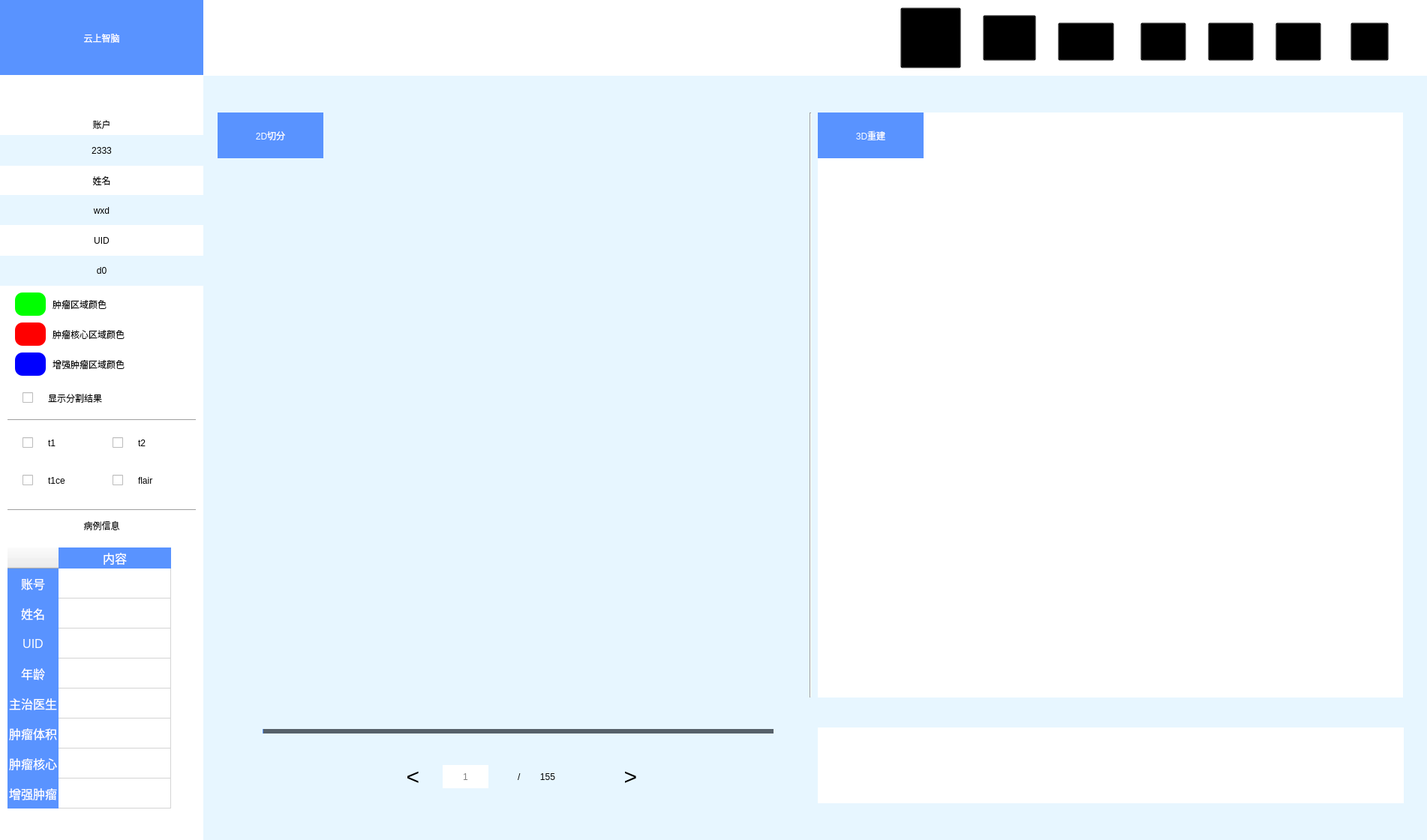
<?xml version="1.0" encoding="UTF-8"?>
<ui version="4.0">
 <class>Form</class>
 <widget class="QWidget" name="Form">
  <property name="geometry">
   <rect>
    <x>0</x>
    <y>0</y>
    <width>1902</width>
    <height>1120</height>
   </rect>
  </property>
  <property name="mouseTracking">
   <bool>false</bool>
  </property>
  <property name="windowTitle">
   <string>Brain Dancer Diagnosis</string>
  </property>
  <property name="styleSheet">
   <string notr="true">#Form{
	background-color: rgb(231, 246, 255);
}
#pushButton {
	image:url(icon/1.png);
	background-color:transparent; 
}
#pushButton:hover{
	image:url(icon/1_1.png);
}
#pushButton_2 {
	image:url(icon/2.png);
	background-color:transparent; 
}
#pushButton_2:hover{
	image:url(icon/2_1.png);
}
#pushButton_3 {
	image:url(icon/3.png);
	background-color:transparent; 
}
#pushButton_3:hover{
	image:url(icon/3_1.png);
}
#pushButton_4 {
	image:url(icon/5.png);
	background-color:transparent; 
}
#pushButton_4:hover{
	image:url(icon/5_1.png);
}
#pushButton_5 {
	image:url(icon/12.png);
	background-color:transparent; 
}
#pushButton_5:hover{
	image:url(icon/12_1.png);
}
#pushButton_6 {
	image:url(icon/6.png);
	background-color:transparent; 
}
#pushButton_6:hover{
	image:url(icon/6_1.png);
}
#pushButton_8 {
	image:url(icon/6.png);
	background-color:transparent; 
}
#pushButton_8:hover{
	image:url(icon/6_1.png);
}
#pushButton_9 {
	image:url(icon/9.png);
	background-color:transparent; 
}
#pushButton_9:hover{
	image:url(icon/9_1.png);
}
#pushButton_10 {
    color: black;
    float: left;
    text-decoration: none;
    transition: background-color .3s;
    font-size: 30px;
}
#pushButton_10:hover{    
    background-color: rgb(198, 204, 209);
    color: black;
    /*border: 1px solid #ddd;*/
	font-size: 40px;
}
#pushButton_11 {
    color: black;
    float: left;
    text-decoration: none;
    transition: background-color .3s;
    font-size: 30px;
}
#pushButton_11:hover{    
    background-color: rgb(198, 204, 209);
    color: black;
    /*border: 1px solid #ddd;*/
	font-size: 40px;
}
/*QComboBox::drop-down {
subcontrol-origin: padding;
subcontrol-position: top right;
width: 30px;
border-left-width: 0px;
border-left-color: gray;
border-left-style: solid;
border-top-right-radius: 3px;
border-bottom-right-radius: 3px;
}
QComboBox::down-arrow {
	image: url(icon/8.png);
}
QComboBox::down-arrow:hover {
	image: url(icon/7.png);
}*/
QSlider::add-page:Horizontal
     {     
        background-color: rgb(87, 97, 106);
        height:4px;
     }
     QSlider::sub-page:Horizontal 
    {
        /*background-color:qlineargradient(spread:pad, x1:0, y1:0, x2:1, y2:0, stop:0 rgba(231,80,229, 255), stop:1 rgba(7,208,255, 255));*/
		
		background-color: rgb(89, 147, 255);
        height:4px;
     }
    QSlider::groove:Horizontal 
    {
        background:transparent;
        height:6px;
    }
    QSlider::handle:Horizontal 
    {
        height: 50px;
        width:30px;
        border-image: url(icon/10.png);
        margin: -8 0px; 
    }
QCheckBox::indicator::unchecked {   
    image: url(icon/11_1.png);
    height: 20px;
    width:20px;
}
QCheckBox::indicator::checked { 
    image: url(icon/11.png);
    height: 20px;
    width:20px;
}
QCheckBox{
    spacing: 20px;
}
QHeaderView                    
{
    background:transparent; 
}
QHeaderView::section          
{
    font-size:16px;               
    font-family:&quot;微软雅黑&quot;; 
    color:#FFFFFF;                   
	background-color: rgb(89, 147, 255);                 
	border:none;             
          
}
QTableWidget                  
{
    background:#FFFFFF;          
    border:none;                   
 
    font-size:16px;                
    font-family:&quot;微软雅黑&quot;; 
    color:#666666;               
}
QTableWidget::item::selected      
{                       
	color: rgb(0, 0, 0); 
	background-color: rgb(227, 227, 227);
}            </string>
  </property>
  <widget class="QLabel" name="label_7">
   <property name="geometry">
    <rect>
     <x>263</x>
     <y>0</y>
     <width>1641</width>
     <height>101</height>
    </rect>
   </property>
   <property name="styleSheet">
    <string notr="true">background-color: rgb(255, 255, 255);</string>
   </property>
   <property name="text">
    <string/>
   </property>
  </widget>
  <widget class="QLabel" name="label_11">
   <property name="geometry">
    <rect>
     <x>0</x>
     <y>0</y>
     <width>271</width>
     <height>101</height>
    </rect>
   </property>
   <property name="styleSheet">
    <string notr="true">font: 25pt &quot;楷体&quot;;
color: rgb(255, 255, 255);
background-color: rgb(89, 147, 255);</string>
   </property>
   <property name="text">
    <string>云上智脑</string>
   </property>
   <property name="alignment">
    <set>Qt::AlignCenter</set>
   </property>
  </widget>
  <widget class="QPushButton" name="pushButton">
   <property name="geometry">
    <rect>
     <x>1610</x>
     <y>30</y>
     <width>61</width>
     <height>51</height>
    </rect>
   </property>
   <property name="text">
    <string/>
   </property>
  </widget>
  <widget class="QPushButton" name="pushButton_2">
   <property name="geometry">
    <rect>
     <x>1520</x>
     <y>30</y>
     <width>61</width>
     <height>51</height>
    </rect>
   </property>
   <property name="text">
    <string/>
   </property>
  </widget>
  <widget class="QPushButton" name="pushButton_3">
   <property name="geometry">
    <rect>
     <x>1200</x>
     <y>10</y>
     <width>81</width>
     <height>81</height>
    </rect>
   </property>
   <property name="text">
    <string/>
   </property>
  </widget>
  <widget class="QLabel" name="label_3">
   <property name="geometry">
    <rect>
     <x>0</x>
     <y>100</y>
     <width>271</width>
     <height>51</height>
    </rect>
   </property>
   <property name="styleSheet">
    <string notr="true">background-color: rgb(255, 255, 255);</string>
   </property>
   <property name="text">
    <string/>
   </property>
  </widget>
  <widget class="QLabel" name="label_4">
   <property name="geometry">
    <rect>
     <x>0</x>
     <y>150</y>
     <width>271</width>
     <height>31</height>
    </rect>
   </property>
   <property name="styleSheet">
    <string notr="true">font: 15pt &quot;华文楷体&quot;;
background-color: rgb(255, 255, 255);</string>
   </property>
   <property name="text">
    <string>账户</string>
   </property>
   <property name="alignment">
    <set>Qt::AlignCenter</set>
   </property>
  </widget>
  <widget class="QLabel" name="label_5">
   <property name="geometry">
    <rect>
     <x>0</x>
     <y>220</y>
     <width>271</width>
     <height>41</height>
    </rect>
   </property>
   <property name="styleSheet">
    <string notr="true">font: 15pt &quot;华文楷体&quot;;
background-color: rgb(255, 255, 255);</string>
   </property>
   <property name="text">
    <string>姓名</string>
   </property>
   <property name="alignment">
    <set>Qt::AlignCenter</set>
   </property>
  </widget>
  <widget class="QPushButton" name="pushButton_9">
   <property name="geometry">
    <rect>
     <x>1700</x>
     <y>30</y>
     <width>61</width>
     <height>51</height>
    </rect>
   </property>
   <property name="text">
    <string/>
   </property>
  </widget>
  <widget class="QLabel" name="label_6">
   <property name="geometry">
    <rect>
     <x>0</x>
     <y>380</y>
     <width>271</width>
     <height>811</height>
    </rect>
   </property>
   <property name="styleSheet">
    <string notr="true">background-color: rgb(255, 255, 255);</string>
   </property>
   <property name="text">
    <string/>
   </property>
  </widget>
  <widget class="QLabel" name="label_9">
   <property name="geometry">
    <rect>
     <x>1090</x>
     <y>150</y>
     <width>780</width>
     <height>780</height>
    </rect>
   </property>
   <property name="styleSheet">
    <string notr="true">background-color: rgb(255, 255, 255);
</string>
   </property>
   <property name="text">
    <string/>
   </property>
  </widget>
  <widget class="QLabel" name="label_12">
   <property name="geometry">
    <rect>
     <x>290</x>
     <y>150</y>
     <width>141</width>
     <height>61</height>
    </rect>
   </property>
   <property name="styleSheet">
    <string notr="true">background-color: rgb(89, 147, 255);
color: rgb(255, 255, 255);
/*border-top-left-radius:30px;
border-top-right-radius:0;
border-bottom-right-radius:30px;
border-bottom-left-radius:0;*/
font: 12pt &quot;微软雅黑&quot;;</string>
   </property>
   <property name="text">
    <string>2D切分</string>
   </property>
   <property name="alignment">
    <set>Qt::AlignCenter</set>
   </property>
  </widget>
  <widget class="QLabel" name="label_13">
   <property name="geometry">
    <rect>
     <x>1090</x>
     <y>150</y>
     <width>141</width>
     <height>61</height>
    </rect>
   </property>
   <property name="styleSheet">
    <string notr="true">color: rgb(255, 255, 255);
font: 12pt &quot;微软雅黑&quot;;
background-color: rgb(89, 147, 255);</string>
   </property>
   <property name="text">
    <string>3D重建</string>
   </property>
   <property name="alignment">
    <set>Qt::AlignCenter</set>
   </property>
  </widget>
  <widget class="QSlider" name="horizontalSlider">
   <property name="geometry">
    <rect>
     <x>350</x>
     <y>960</y>
     <width>681</width>
     <height>31</height>
    </rect>
   </property>
   <property name="styleSheet">
    <string notr="true"/>
   </property>
   <property name="minimum">
    <number>1</number>
   </property>
   <property name="maximum">
    <number>155</number>
   </property>
   <property name="value">
    <number>1</number>
   </property>
   <property name="orientation">
    <enum>Qt::Horizontal</enum>
   </property>
  </widget>
  <widget class="QLineEdit" name="lineEdit_3">
   <property name="geometry">
    <rect>
     <x>590</x>
     <y>1020</y>
     <width>61</width>
     <height>31</height>
    </rect>
   </property>
   <property name="styleSheet">
    <string notr="true">font: 12pt &quot;微软雅黑&quot;;</string>
   </property>
   <property name="frame">
    <bool>false</bool>
   </property>
   <property name="alignment">
    <set>Qt::AlignCenter</set>
   </property>
   <property name="placeholderText">
    <string>1</string>
   </property>
  </widget>
  <widget class="QLabel" name="label_14">
   <property name="geometry">
    <rect>
     <x>690</x>
     <y>1020</y>
     <width>121</width>
     <height>31</height>
    </rect>
   </property>
   <property name="styleSheet">
    <string notr="true">font: 12pt &quot;微软雅黑&quot;;</string>
   </property>
   <property name="text">
    <string>/        155</string>
   </property>
  </widget>
  <widget class="QLabel" name="label_17">
   <property name="geometry">
    <rect>
     <x>20</x>
     <y>390</y>
     <width>41</width>
     <height>31</height>
    </rect>
   </property>
   <property name="styleSheet">
    <string notr="true">background-color: rgb(0, 255, 0);
border-radius: 10px;</string>
   </property>
   <property name="text">
    <string/>
   </property>
  </widget>
  <widget class="QLabel" name="label_18">
   <property name="geometry">
    <rect>
     <x>20</x>
     <y>430</y>
     <width>41</width>
     <height>31</height>
    </rect>
   </property>
   <property name="styleSheet">
    <string notr="true">background-color: rgb(255, 0, 0);
border-radius: 10px;</string>
   </property>
   <property name="text">
    <string/>
   </property>
  </widget>
  <widget class="QCheckBox" name="checkBox">
   <property name="geometry">
    <rect>
     <x>30</x>
     <y>510</y>
     <width>231</width>
     <height>41</height>
    </rect>
   </property>
   <property name="styleSheet">
    <string notr="true">font: 12pt &quot;微软雅黑&quot;;</string>
   </property>
   <property name="text">
    <string>显示分割结果</string>
   </property>
  </widget>
  <widget class="QCheckBox" name="checkBox_1">
   <property name="geometry">
    <rect>
     <x>30</x>
     <y>570</y>
     <width>111</width>
     <height>41</height>
    </rect>
   </property>
   <property name="styleSheet">
    <string notr="true">font: 12pt &quot;微软雅黑&quot;;</string>
   </property>
   <property name="text">
    <string>t1</string>
   </property>
   <attribute name="buttonGroup">
    <string notr="true">buttonGroup</string>
   </attribute>
  </widget>
  <widget class="Line" name="line">
   <property name="geometry">
    <rect>
     <x>1070</x>
     <y>150</y>
     <width>20</width>
     <height>780</height>
    </rect>
   </property>
   <property name="orientation">
    <enum>Qt::Vertical</enum>
   </property>
  </widget>
  <widget class="QPushButton" name="pushButton_10">
   <property name="geometry">
    <rect>
     <x>520</x>
     <y>1000</y>
     <width>61</width>
     <height>71</height>
    </rect>
   </property>
   <property name="styleSheet">
    <string notr="true">background-color: rgb(231, 246, 255);</string>
   </property>
   <property name="text">
    <string>&lt;</string>
   </property>
   <property name="flat">
    <bool>true</bool>
   </property>
  </widget>
  <widget class="QPushButton" name="pushButton_11">
   <property name="geometry">
    <rect>
     <x>810</x>
     <y>1000</y>
     <width>61</width>
     <height>71</height>
    </rect>
   </property>
   <property name="mouseTracking">
    <bool>false</bool>
   </property>
   <property name="styleSheet">
    <string notr="true">background-color: rgb(231, 246, 255);</string>
   </property>
   <property name="text">
    <string>&gt;</string>
   </property>
   <property name="autoDefault">
    <bool>false</bool>
   </property>
   <property name="flat">
    <bool>true</bool>
   </property>
  </widget>
  <widget class="QLineEdit" name="lineEdit_4">
   <property name="geometry">
    <rect>
     <x>1090</x>
     <y>970</y>
     <width>781</width>
     <height>101</height>
    </rect>
   </property>
   <property name="styleSheet">
    <string notr="true">font: 12pt &quot;微软雅黑&quot;;</string>
   </property>
   <property name="text">
    <string/>
   </property>
   <property name="frame">
    <bool>false</bool>
   </property>
  </widget>
  <widget class="QTableWidget" name="tableWidget">
   <property name="geometry">
    <rect>
     <x>10</x>
     <y>730</y>
     <width>261</width>
     <height>391</height>
    </rect>
   </property>
   <property name="styleSheet">
    <string notr="true"/>
   </property>
   <property name="frameShape">
    <enum>QFrame::NoFrame</enum>
   </property>
   <property name="frameShadow">
    <enum>QFrame::Plain</enum>
   </property>
   <attribute name="horizontalHeaderCascadingSectionResizes">
    <bool>false</bool>
   </attribute>
   <attribute name="horizontalHeaderMinimumSectionSize">
    <number>24</number>
   </attribute>
   <attribute name="horizontalHeaderDefaultSectionSize">
    <number>150</number>
   </attribute>
   <attribute name="verticalHeaderMinimumSectionSize">
    <number>30</number>
   </attribute>
   <attribute name="verticalHeaderDefaultSectionSize">
    <number>40</number>
   </attribute>
   <attribute name="verticalHeaderHighlightSections">
    <bool>true</bool>
   </attribute>
   <row>
    <property name="text">
     <string>账号</string>
    </property>
    <property name="font">
     <font>
      <pointsize>10</pointsize>
     </font>
    </property>
    <property name="textAlignment">
     <set>AlignCenter</set>
    </property>
   </row>
   <row>
    <property name="text">
     <string>姓名</string>
    </property>
    <property name="font">
     <font>
      <pointsize>10</pointsize>
     </font>
    </property>
    <property name="textAlignment">
     <set>AlignCenter</set>
    </property>
   </row>
   <row>
    <property name="text">
     <string>UID</string>
    </property>
    <property name="font">
     <font>
      <pointsize>10</pointsize>
     </font>
    </property>
    <property name="textAlignment">
     <set>AlignCenter</set>
    </property>
   </row>
   <row>
    <property name="text">
     <string>年龄</string>
    </property>
    <property name="font">
     <font>
      <pointsize>10</pointsize>
     </font>
    </property>
    <property name="textAlignment">
     <set>AlignCenter</set>
    </property>
   </row>
   <row>
    <property name="text">
     <string>主治医生</string>
    </property>
    <property name="font">
     <font>
      <pointsize>10</pointsize>
     </font>
    </property>
    <property name="textAlignment">
     <set>AlignCenter</set>
    </property>
   </row>
   <row>
    <property name="text">
     <string>肿瘤体积</string>
    </property>
    <property name="font">
     <font>
      <pointsize>10</pointsize>
     </font>
    </property>
    <property name="textAlignment">
     <set>AlignCenter</set>
    </property>
   </row>
   <row>
    <property name="text">
     <string>肿瘤核心</string>
    </property>
    <property name="font">
     <font>
      <pointsize>10</pointsize>
     </font>
    </property>
    <property name="textAlignment">
     <set>AlignCenter</set>
    </property>
   </row>
   <row>
    <property name="text">
     <string>增强肿瘤</string>
    </property>
    <property name="font">
     <font>
      <pointsize>10</pointsize>
     </font>
    </property>
    <property name="textAlignment">
     <set>AlignCenter</set>
    </property>
   </row>
   <column>
    <property name="text">
     <string>内容</string>
    </property>
    <property name="font">
     <font>
      <family>微软雅黑</family>
      <pointsize>10</pointsize>
     </font>
    </property>
    <property name="textAlignment">
     <set>AlignCenter</set>
    </property>
   </column>
   <item row="0" column="0">
    <property name="text">
     <string/>
    </property>
    <property name="font">
     <font>
      <pointsize>9</pointsize>
     </font>
    </property>
    <property name="textAlignment">
     <set>AlignCenter</set>
    </property>
   </item>
   <item row="1" column="0">
    <property name="text">
     <string/>
    </property>
    <property name="textAlignment">
     <set>AlignCenter</set>
    </property>
   </item>
   <item row="2" column="0">
    <property name="text">
     <string/>
    </property>
    <property name="textAlignment">
     <set>AlignCenter</set>
    </property>
   </item>
   <item row="3" column="0">
    <property name="text">
     <string/>
    </property>
    <property name="textAlignment">
     <set>AlignCenter</set>
    </property>
   </item>
   <item row="4" column="0">
    <property name="text">
     <string/>
    </property>
    <property name="textAlignment">
     <set>AlignCenter</set>
    </property>
   </item>
   <item row="5" column="0">
    <property name="text">
     <string/>
    </property>
    <property name="textAlignment">
     <set>AlignCenter</set>
    </property>
   </item>
   <item row="6" column="0">
    <property name="textAlignment">
     <set>AlignCenter</set>
    </property>
   </item>
   <item row="7" column="0">
    <property name="textAlignment">
     <set>AlignCenter</set>
    </property>
   </item>
  </widget>
  <widget class="QLabel" name="label_8">
   <property name="geometry">
    <rect>
     <x>0</x>
     <y>680</y>
     <width>271</width>
     <height>41</height>
    </rect>
   </property>
   <property name="styleSheet">
    <string notr="true">font: 12pt &quot;微软雅黑&quot;;</string>
   </property>
   <property name="text">
    <string>病例信息</string>
   </property>
   <property name="alignment">
    <set>Qt::AlignCenter</set>
   </property>
  </widget>
  <widget class="QLabel" name="label_19">
   <property name="geometry">
    <rect>
     <x>20</x>
     <y>470</y>
     <width>41</width>
     <height>31</height>
    </rect>
   </property>
   <property name="styleSheet">
    <string notr="true">background-color: rgb(0, 0, 255);
border-radius: 10px;</string>
   </property>
   <property name="text">
    <string/>
   </property>
  </widget>
  <widget class="Line" name="line_2">
   <property name="geometry">
    <rect>
     <x>10</x>
     <y>670</y>
     <width>251</width>
     <height>20</height>
    </rect>
   </property>
   <property name="orientation">
    <enum>Qt::Horizontal</enum>
   </property>
  </widget>
  <widget class="QLabel" name="label_account">
   <property name="geometry">
    <rect>
     <x>0</x>
     <y>180</y>
     <width>271</width>
     <height>41</height>
    </rect>
   </property>
   <property name="styleSheet">
    <string notr="true">font: 12pt &quot;微软雅黑&quot;;
background-color: rgb(231, 246, 255);</string>
   </property>
   <property name="text">
    <string>2333</string>
   </property>
   <property name="alignment">
    <set>Qt::AlignCenter</set>
   </property>
  </widget>
  <widget class="QLabel" name="label_name">
   <property name="geometry">
    <rect>
     <x>0</x>
     <y>260</y>
     <width>271</width>
     <height>41</height>
    </rect>
   </property>
   <property name="styleSheet">
    <string notr="true">font: 12pt &quot;微软雅黑&quot;;
background-color: rgb(231, 246, 255);</string>
   </property>
   <property name="text">
    <string>wxd</string>
   </property>
   <property name="alignment">
    <set>Qt::AlignCenter</set>
   </property>
  </widget>
  <widget class="QLabel" name="label_uid">
   <property name="geometry">
    <rect>
     <x>0</x>
     <y>340</y>
     <width>271</width>
     <height>41</height>
    </rect>
   </property>
   <property name="styleSheet">
    <string notr="true">font: 12pt &quot;微软雅黑&quot;;
background-color: rgb(231, 246, 255);</string>
   </property>
   <property name="text">
    <string>d0</string>
   </property>
   <property name="alignment">
    <set>Qt::AlignCenter</set>
   </property>
  </widget>
  <widget class="QLabel" name="label_21">
   <property name="geometry">
    <rect>
     <x>0</x>
     <y>300</y>
     <width>271</width>
     <height>41</height>
    </rect>
   </property>
   <property name="styleSheet">
    <string notr="true">
font: 15pt &quot;华文楷体&quot;;
background-color: rgb(255, 255, 255);</string>
   </property>
   <property name="text">
    <string>UID</string>
   </property>
   <property name="alignment">
    <set>Qt::AlignCenter</set>
   </property>
  </widget>
  <widget class="Line" name="line_3">
   <property name="geometry">
    <rect>
     <x>10</x>
     <y>550</y>
     <width>251</width>
     <height>20</height>
    </rect>
   </property>
   <property name="orientation">
    <enum>Qt::Horizontal</enum>
   </property>
  </widget>
  <widget class="QCheckBox" name="checkBox_2">
   <property name="geometry">
    <rect>
     <x>150</x>
     <y>570</y>
     <width>111</width>
     <height>41</height>
    </rect>
   </property>
   <property name="styleSheet">
    <string notr="true">font: 12pt &quot;微软雅黑&quot;;</string>
   </property>
   <property name="text">
    <string>t2</string>
   </property>
   <attribute name="buttonGroup">
    <string notr="true">buttonGroup</string>
   </attribute>
  </widget>
  <widget class="QCheckBox" name="checkBox_3">
   <property name="geometry">
    <rect>
     <x>30</x>
     <y>620</y>
     <width>111</width>
     <height>41</height>
    </rect>
   </property>
   <property name="styleSheet">
    <string notr="true">font: 12pt &quot;微软雅黑&quot;;</string>
   </property>
   <property name="text">
    <string>t1ce</string>
   </property>
   <attribute name="buttonGroup">
    <string notr="true">buttonGroup</string>
   </attribute>
  </widget>
  <widget class="QCheckBox" name="checkBox_4">
   <property name="geometry">
    <rect>
     <x>150</x>
     <y>620</y>
     <width>111</width>
     <height>41</height>
    </rect>
   </property>
   <property name="styleSheet">
    <string notr="true">font: 12pt &quot;微软雅黑&quot;;</string>
   </property>
   <property name="text">
    <string>flair</string>
   </property>
   <attribute name="buttonGroup">
    <string notr="true">buttonGroup</string>
   </attribute>
  </widget>
  <widget class="QLabel" name="label">
   <property name="geometry">
    <rect>
     <x>70</x>
     <y>390</y>
     <width>191</width>
     <height>31</height>
    </rect>
   </property>
   <property name="styleSheet">
    <string notr="true">font: 12pt &quot;微软雅黑&quot;;</string>
   </property>
   <property name="text">
    <string>肿瘤区域颜色</string>
   </property>
  </widget>
  <widget class="QLabel" name="label_2">
   <property name="geometry">
    <rect>
     <x>70</x>
     <y>430</y>
     <width>201</width>
     <height>31</height>
    </rect>
   </property>
   <property name="styleSheet">
    <string notr="true">font: 12pt &quot;微软雅黑&quot;;</string>
   </property>
   <property name="text">
    <string>肿瘤核心区域颜色</string>
   </property>
  </widget>
  <widget class="QLabel" name="label_22">
   <property name="geometry">
    <rect>
     <x>70</x>
     <y>470</y>
     <width>191</width>
     <height>31</height>
    </rect>
   </property>
   <property name="styleSheet">
    <string notr="true">font: 12pt &quot;微软雅黑&quot;;</string>
   </property>
   <property name="text">
    <string>增强肿瘤区域颜色</string>
   </property>
  </widget>
  <widget class="QPushButton" name="pushButton_8">
   <property name="geometry">
    <rect>
     <x>1310</x>
     <y>20</y>
     <width>71</width>
     <height>61</height>
    </rect>
   </property>
   <property name="text">
    <string/>
   </property>
  </widget>
  <widget class="QPushButton" name="pushButton_4">
   <property name="geometry">
    <rect>
     <x>1800</x>
     <y>30</y>
     <width>51</width>
     <height>51</height>
    </rect>
   </property>
   <property name="text">
    <string/>
   </property>
  </widget>
  <widget class="QPushButton" name="pushButton_5">
   <property name="geometry">
    <rect>
     <x>1410</x>
     <y>30</y>
     <width>75</width>
     <height>51</height>
    </rect>
   </property>
   <property name="text">
    <string/>
   </property>
  </widget>
  <zorder>label_7</zorder>
  <zorder>label_11</zorder>
  <zorder>pushButton</zorder>
  <zorder>pushButton_2</zorder>
  <zorder>pushButton_3</zorder>
  <zorder>label_3</zorder>
  <zorder>label_4</zorder>
  <zorder>label_5</zorder>
  <zorder>pushButton_9</zorder>
  <zorder>label_6</zorder>
  <zorder>label_9</zorder>
  <zorder>label_13</zorder>
  <zorder>horizontalSlider</zorder>
  <zorder>lineEdit_3</zorder>
  <zorder>label_14</zorder>
  <zorder>label_17</zorder>
  <zorder>label_18</zorder>
  <zorder>checkBox</zorder>
  <zorder>checkBox_1</zorder>
  <zorder>line</zorder>
  <zorder>pushButton_10</zorder>
  <zorder>pushButton_11</zorder>
  <zorder>lineEdit_4</zorder>
  <zorder>label_12</zorder>
  <zorder>tableWidget</zorder>
  <zorder>label_8</zorder>
  <zorder>label_19</zorder>
  <zorder>line_2</zorder>
  <zorder>label_account</zorder>
  <zorder>label_name</zorder>
  <zorder>label_uid</zorder>
  <zorder>label_21</zorder>
  <zorder>line_3</zorder>
  <zorder>checkBox_2</zorder>
  <zorder>checkBox_3</zorder>
  <zorder>checkBox_4</zorder>
  <zorder>label</zorder>
  <zorder>label_2</zorder>
  <zorder>label_22</zorder>
  <zorder>pushButton_8</zorder>
  <zorder>pushButton_4</zorder>
  <zorder>pushButton_5</zorder>
 </widget>
 <resources/>
 <connections/>
 <buttongroups>
  <buttongroup name="buttonGroup"/>
 </buttongroups>
</ui>
